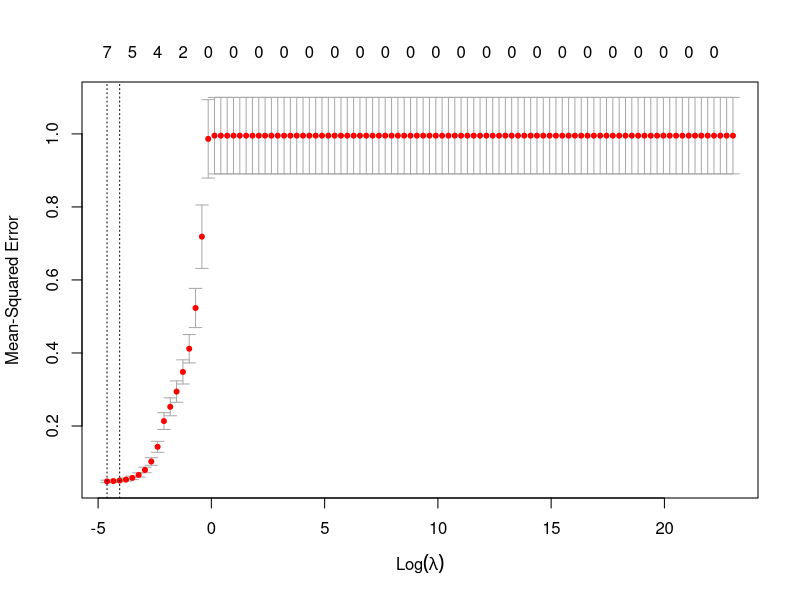

Generate this figure with R: (Note: this script raises an error after producing the figure.)
library(glmnet)
#import the train and test sets
train <- read.csv('../../data/train-set-data.csv')[,-(1:3)]
test <- read.csv('../../data/test-set-data.csv')[,-(1:3)]

grid <- 10^seq(10, -2, length=100)

train_x <- model.matrix(Balance~.,train)[,-1]
train_y <- train$Balance

test_x <- model.matrix(Balance~., test)[,-1]
test_y <- test$Balance

#set seed to the best seed to ensure reproducibility
set.seed(42)

#perform lasso regression on training data
lasso_mod <- cv.glmnet(train_x, train_y, 
                     intercept = FALSE, 
                     standardize = FALSE, 
                     lambda = grid, 
                     alpha = 1)
save(lasso_mod, file = '../../data/best-lasso.RData')

#find the best lambda
best_lasso_number <- which(lasso_mod$lambda == lasso_mod$lambda.min)

#coefficients of best model
best_lasso <- lasso_mod$glmnet.fit$beta[,best_lasso_number]

#plot the cross-validation errors in terms of the tuning parameter
plot(lasso_mod)

#calculate the MSE
lasso_pred <- predict(lasso_mod, s = best_lasso_number, 
                      newx = test_x)
lasso_mse <- mean((lasso_pred - test_y)^2)

#refit the model to the full data
credit <- read.csv('../../data/Credit.csv')[,-(1:2)]

credit_x <- model.matrix(Balance~., credit)[,-1]
credit_y <- credit$Balance

credit_full <- glmnet(credit_x, credit_y, alpha = 1)
credit_pred <- predict(credit_full, s = best_lasso_number, type="coefficients")

#save the relevant data to best-lasso.RData
save(best_lasso, credit_pred, best_lasso_number, lasso_mse, 
     file = '../../data/best-lasso.RData')


